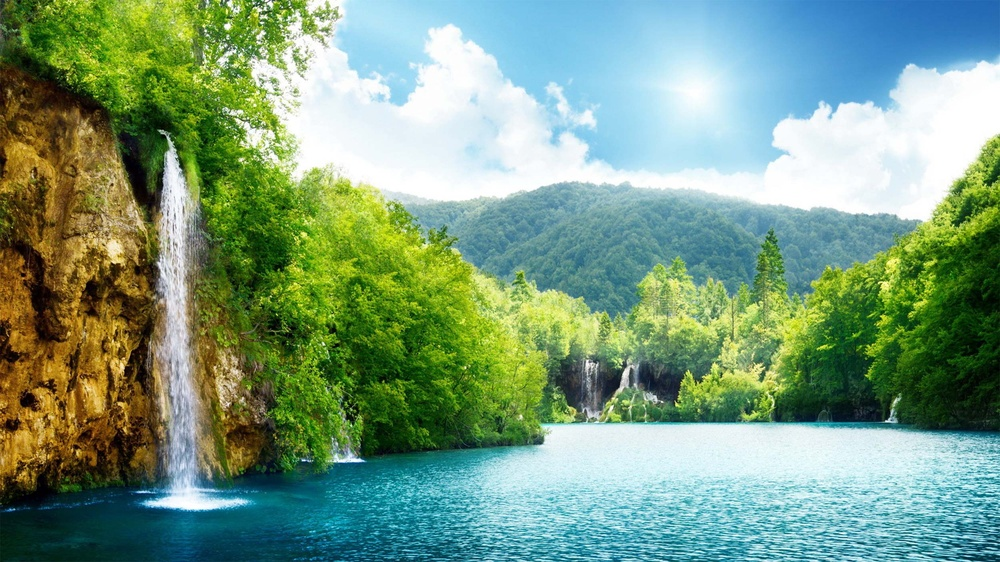
#> input picture Learning From Data/Assignment 3 - PCA, SVD/data.jpg, 1000 x 562 px, shrunk from 2500 x 1406 before the run
$ python svd.py   (older library calls are emulated)
#> lines starting #> are read from the running program, lines starting #| are printed output that depends on the picture
#> the answer given: 3
#Onat Şahin 150150129
import matplotlib.pyplot as plt
from scipy import misc
import numpy as np
from PIL import Image

def readImage(imageName): #Reading the image and seperating the channels
#> called with imageName = 'data.jpg'
    rgb = misc.imread(imageName)
#> rgb is the input picture: shape (562, 1000, 3); mean R, G, B 121.6, 155.2, 126.8
    redChannel = rgb[:,:,0]
    greenChannel = rgb[:,:,1]
    blueChannel = rgb[:,:,2]
    return redChannel, greenChannel, blueChannel

def SVD(A):
    transposeA = np.transpose(A) #Multiplying A with the transpose of A
    temp = np.dot(transposeA, A)
    eigenvals, eigenvecs = np.linalg.eig(temp) #Finding the eigenvalues and eigenvectors of the found matrix
#> eigenvals = 1000 values, max 127378.7 at index 0, min -4629.3 at index 1, mean 127.6
    eigenvalsAbs = np.absolute(eigenvals) #Taking the absoulte value of eigenvalues
#> eigenvalsAbs = 1000 values, max 127378.7 at index 0, min 4.65 at index 948, mean 2109.6
    indexes = eigenvalsAbs.argsort()[::-1]
#> indexes = 1000 values, max 999 at index 930, min 0 at index 0, mean 499.5
    eigenvals = eigenvals[indexes] #Sorting the eigenvalues in terms of their absolute value
    eigenvalsAbs = eigenvalsAbs[indexes]
#> eigenvalsAbs = 1000 values, max 127378.7 at index 0, min 4.65 at index 999, mean 2109.6
    eigenvecs = eigenvecs[:,indexes] #Sorting the eigenvectors in terms of the absolute value of their eigenvalues
    singularVals = np.sqrt(eigenvalsAbs) #Taking the square root of absolute eigenvalues to find the singular values
#> singularVals = 1000 values, max 356.9 at index 0, min 2.16 at index 999, mean 42.05
    S = np.diag(singularVals) #Creating the singular value matrix by placing singular values to diagonal elements
    Sinv = np.linalg.inv(S) #Finding the inverse of S
    V = eigenvecs #Finding matrices U and V
    transposeV = np.transpose(V)

    tempU = np.dot(A,V)
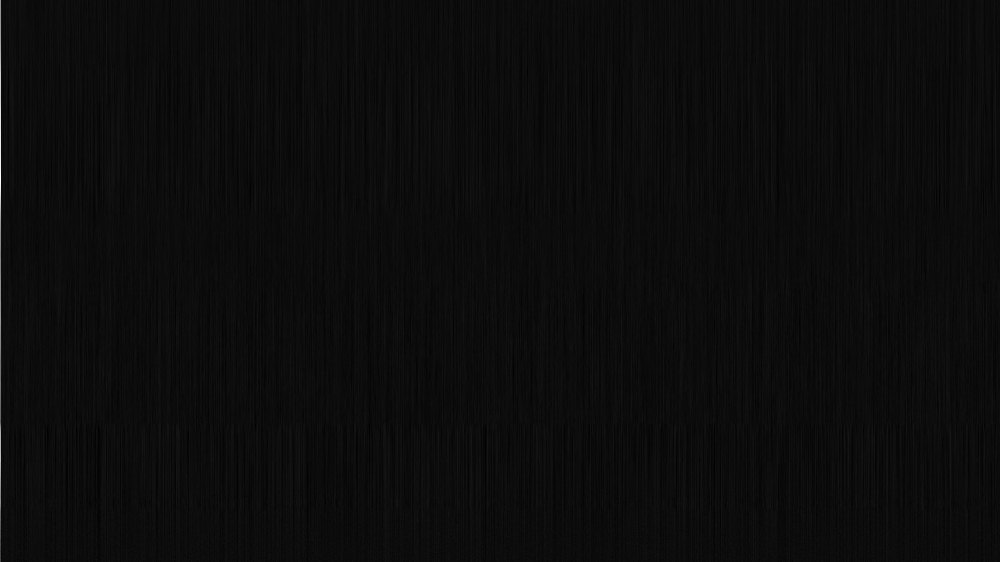
#> tempU: shape (562, 1000) float64; min -327.4, max 6390.3, mean 3.9; drawn with min black and max white
    U = np.dot(tempU,Sinv)
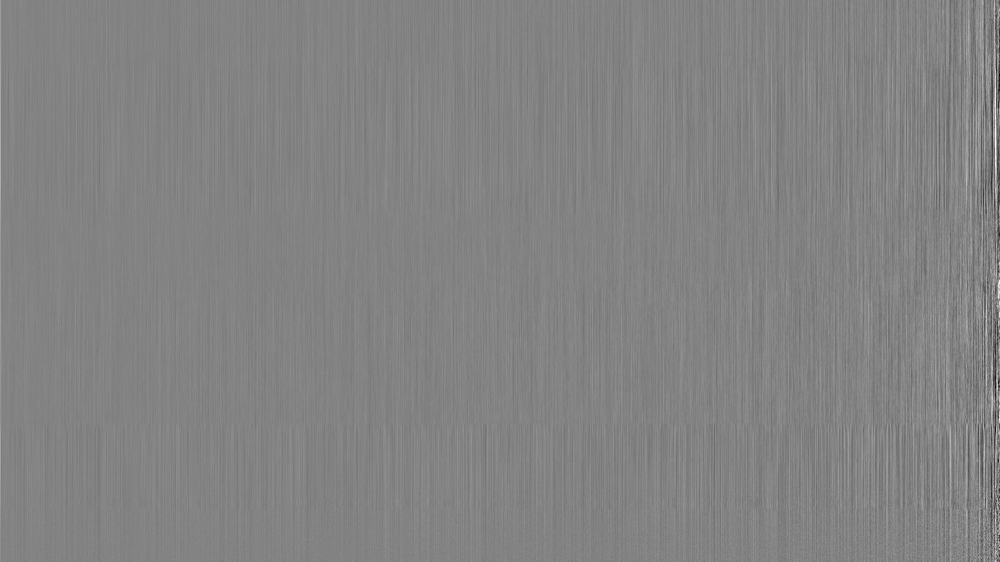
#> U: shape (562, 1000) float64; min -54.58, max 51.57, mean 0; drawn with min black and max white

    return U,S,transposeV

def reduceByRank(S,rank): #I assumed the rank to be the percentage of the singular values used.
#> called with rank = 3
    size = S.shape[0]     #This function keeps the given percantage and makes the rest zero.
#> size = 1000
    singularNum = int(size / 100 * rank)
#> singularNum = 30

    for i in range(singularNum, size):
        S[i][i] = 0
#> S: shape (1000, 1000) float64; min 0, max 356.9, mean 0
    return S

def compress(imageFile, rank):
    red, green, blue = readImage(imageFile) #Read the image and split the channels

    U, S, transposeV = SVD(red) #Apply SVD
    reducedS = reduceByRank(S, rank) #Reduce the S matrix
    reducedRedTemp = np.dot(U,reducedS) #Recreate the channel with the reduced S
    reducedRed = np.dot(reducedRedTemp, transposeV)

    U, S, transposeV = SVD(green)
    reducedS = reduceByRank(S, rank)
#> after the loop in reduceByRank (call 2), `for i in range(singularNum, size):`: S: shape (1000, 1000) float64; min 0, max 357.4, mean 0
    reducedGreenTemp = np.dot(U,reducedS)
    reducedGreen = np.dot(reducedGreenTemp, transposeV)
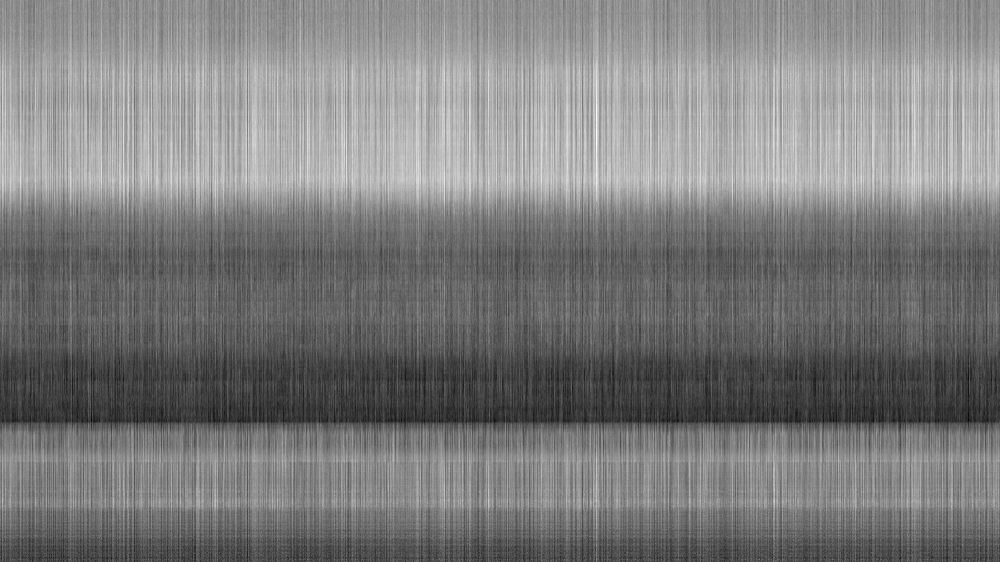
#> reducedGreen: shape (562, 1000) float64; min 48.99, max 266.5, mean 155.1; drawn with min black and max white

    U, S, transposeV = SVD(blue)
#> in SVD (call 3), `transposeA = np.transpose(A)`:
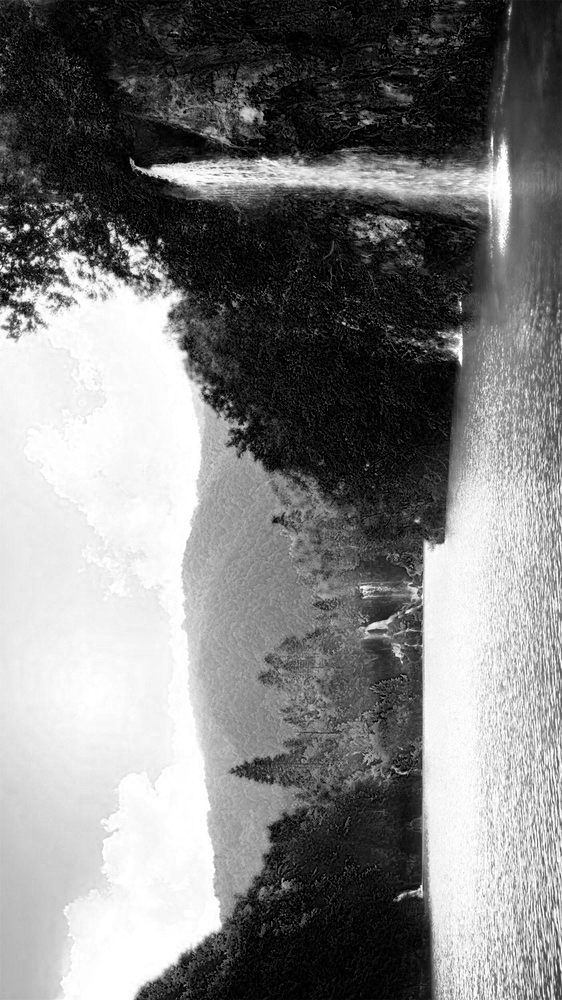
#> transposeA: shape (1000, 562); min 0, max 255, mean 126.8
#> in SVD (call 3), `eigenvals, eigenvecs = np.linalg.eig(temp)`:
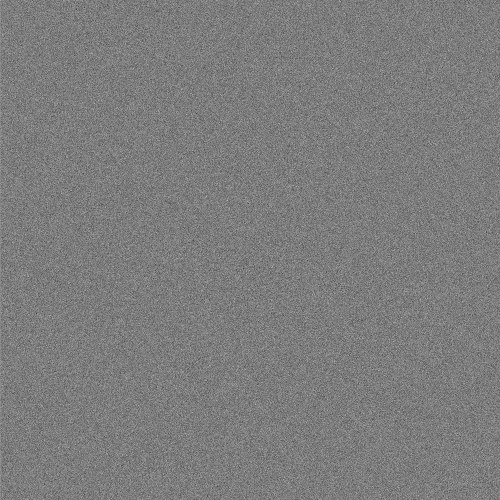
#> eigenvecs: shape (1000, 1000) float64 (shown at 1/2 size); min -0.154, max 0.16, mean 3.1e-05; drawn with min black and max white
#> in SVD (call 3), `eigenvals, eigenvecs = np.linalg.eig(temp)`: eigenvals = 1000 values, max 127612.8 at index 0, min -4643.5 at index 1, mean 128.8
#> in SVD (call 3), `eigenvalsAbs = np.absolute(eigenvals)`: eigenvalsAbs = 1000 values, max 127612.8 at index 0, min 0.861 at index 972, mean 2110.2
#> in SVD (call 3), `indexes = eigenvalsAbs.argsort()[::-1]`: indexes = 1000 values, max 999 at index 966, min 0 at index 0, mean 499.5
#> in SVD (call 3), `eigenvalsAbs = eigenvalsAbs[indexes]`: eigenvalsAbs = 1000 values, max 127612.8 at index 0, min 0.861 at index 999, mean 2110.2
#> in SVD (call 3), `singularVals = np.sqrt(eigenvalsAbs)`: singularVals = 1000 values, max 357.2 at index 0, min 0.928 at index 999, mean 42.06
    reducedS = reduceByRank(S, rank)
#> after the loop in reduceByRank (call 3), `for i in range(singularNum, size):`: S: shape (1000, 1000) float64; min 0, max 357.2, mean 0
    reducedBlueTemp = np.dot(U,reducedS)
    reducedBlue = np.dot(reducedBlueTemp, transposeV)
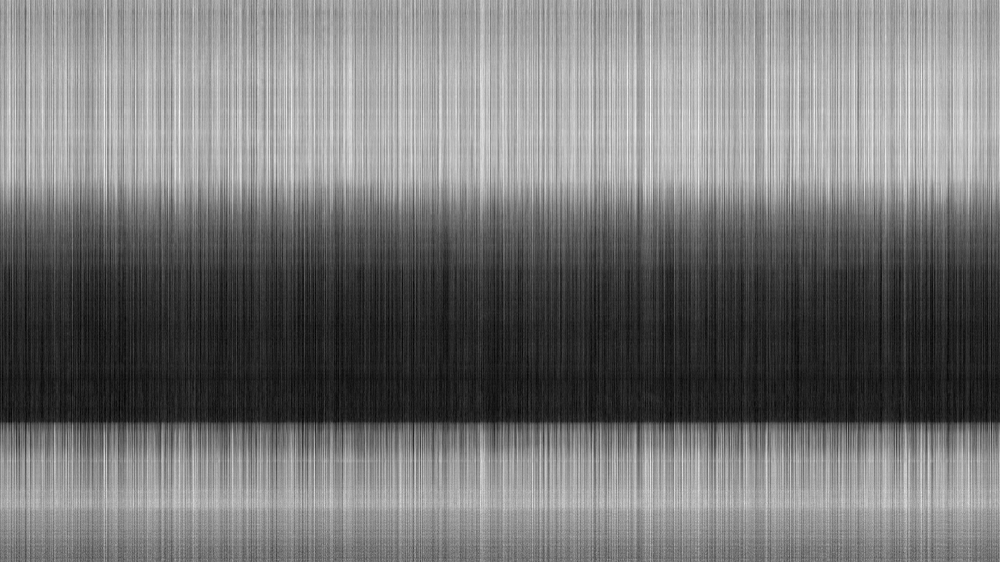
#> reducedBlue: shape (562, 1000) float64; min 14.73, max 257.9, mean 126.8; drawn with min black and max white

    compressed = rgbArray = np.zeros(red.shape + (3,), 'uint8') #Construct the compressed image with the channels
    compressed[:,:,0] = reducedRed
    compressed[:,:,1] = reducedGreen
    compressed[:,:,2] = reducedBlue
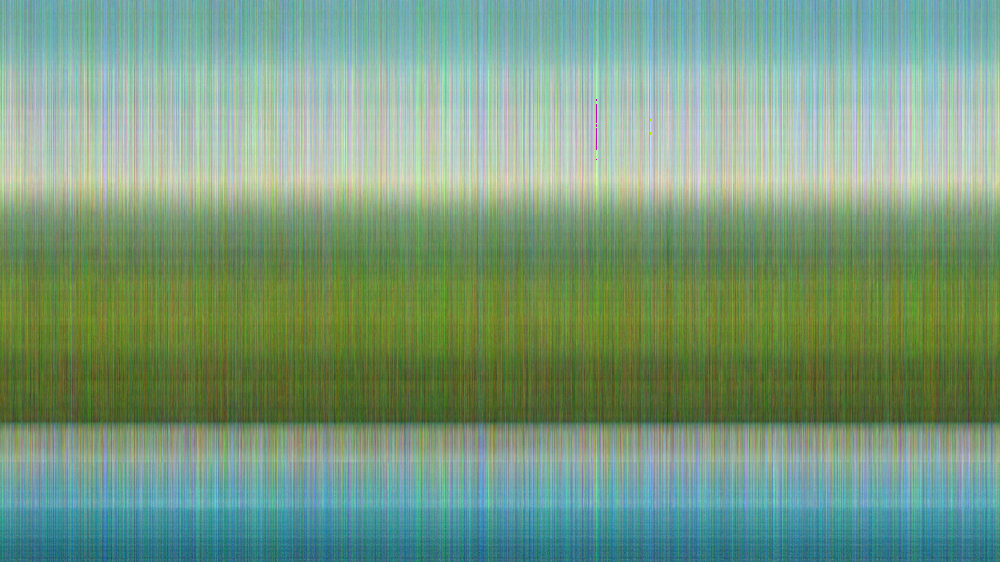
#> compressed: shape (562, 1000, 3); mean of channels 0, 1, 2 121, 154.6, 126.3; drawn as R, G, B
    compressed = Image.fromarray(compressed)

    return compressed

#The main program
rank = int(input("Enter rank: "))
print("\nCompressing with SVD...\n")
newImage = compress('data.jpg', rank)
newImage.save('compressed.jpg')
print("Compression complete. Compressed file is saved as 'compressed.jpg'\n")
